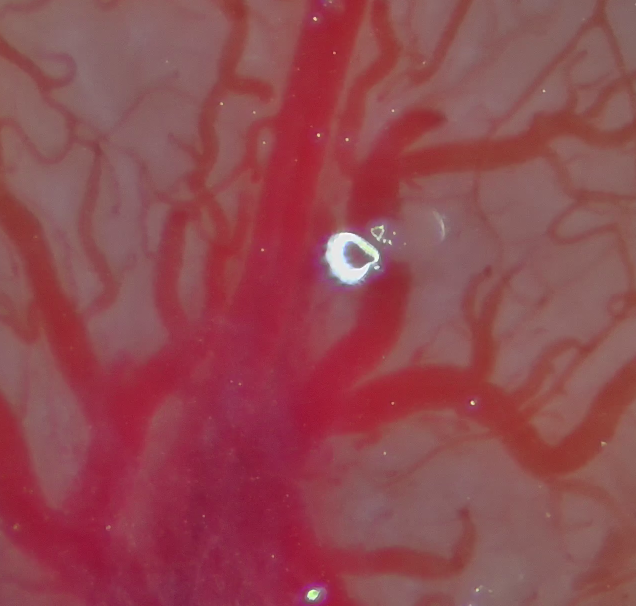
#> input picture video2/base_f00_original.tiff, 1272 x 1211 px, found by its file name (shown at 1/2 size)
$ python b_w.py
#> lines starting #> are read from the running program, lines starting #| are printed output that depends on the picture; after the words box and inside, x2 and y2 are one past the last pixel; in counts of white or black regions, pixels touching at a corner belong together
import cv2
import numpy as np
import os
from skimage.filters import sato
from skimage import exposure, morphology

class FullyAutomatedVesselExtractor:
    def __init__(self, min_object_size=50):
        # 너무 작은 노이즈 점들을 제거할 기준 크기
        self.min_object_size = min_object_size

    def process(self, image_path):
        # 1. 이미지 로드
        img = cv2.imread(image_path)
#> img is the input picture: shape (1211, 1272, 3); mean B, G, R 80.6, 73.3, 144.3
        if img is None:
            print(f"오류: 파일을 찾을 수 없습니다. 경로: {image_path}")
            return None

        # 2. 그린 채널 추출 (혈관 대비가 가장 높음)
        green_ch = img[:, :, 1]
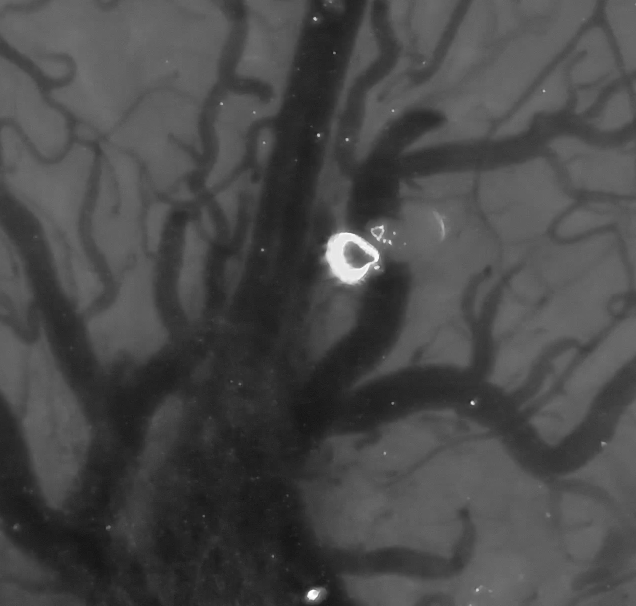
#> green_ch: shape (1211, 1272) (shown at 1/2 size); min 14, max 255, mean 73.3

        # 3. 배경 평탄화 (조명 불균형 제거)
        # 큼직한 가우시안 블러로 배경 이미지를 만든 뒤 원본에서 뺍니다.
        bg = cv2.GaussianBlur(green_ch, (51, 51), 0)
        flat_img = cv2.addWeighted(green_ch, 1, bg, -1, 128)
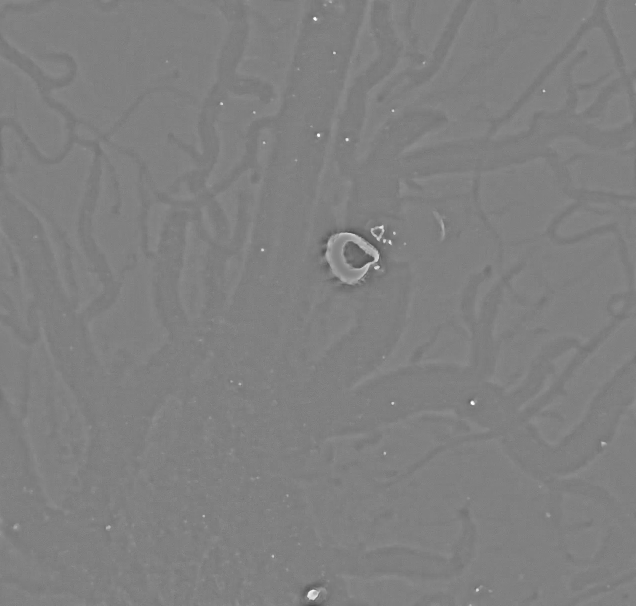
#> flat_img: shape (1211, 1272) (shown at 1/2 size); min 71, max 255, mean 128

        # 4. Sato 필터 적용 (핵심: 혈관 같은 선형 구조물 강조)
        # sigmas=[1, 2, 3]은 다양한 두께의 혈관을 찾도록 설정한 것입니다.
        vessels = sato(flat_img, sigmas=range(1, 4), black_ridges=True)
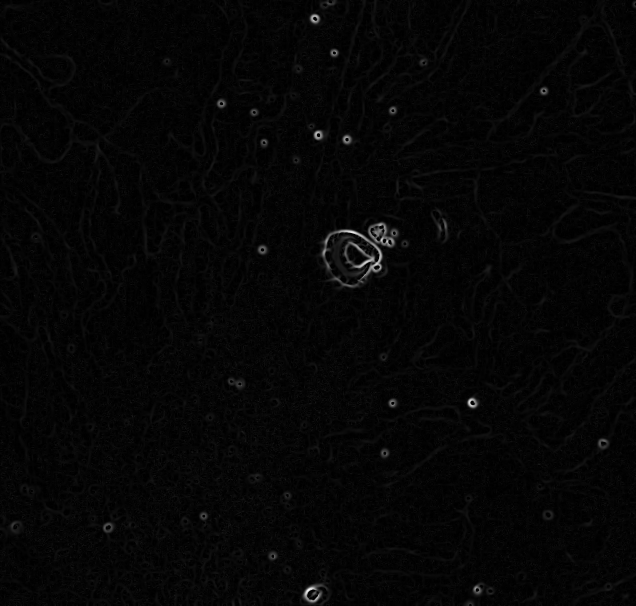
#> vessels: shape (1211, 1272) float64 (shown at 1/2 size); min 0, max 33.03, mean 0.8; drawn with min black and max white

        # 5. 결과 정규화 (0~255 범위로 변환)
        vessels_rescaled = exposure.rescale_intensity(vessels, out_range=(0, 255)).astype(np.uint8)

        # 6. 자동 이진화 (Otsu 알고리즘)
        # 배경과 혈관을 가르는 최적의 임계값을 자동으로 찾습니다.
        _, binary = cv2.threshold(vessels_rescaled, 0, 255, cv2.THRESH_BINARY + cv2.THRESH_OTSU)
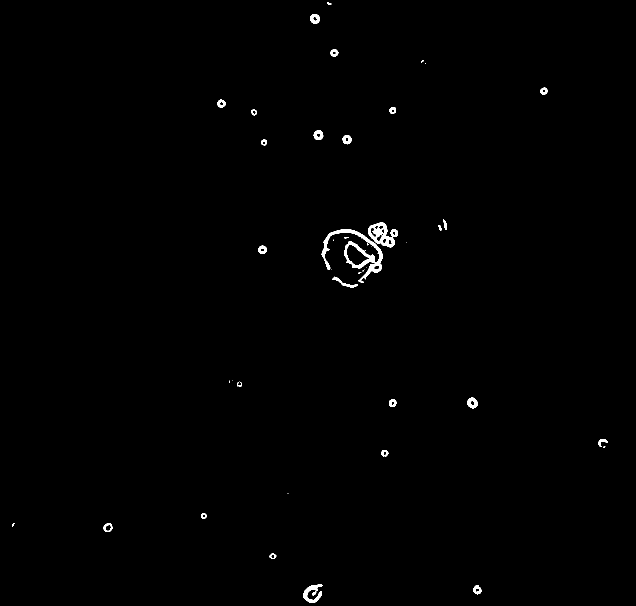
#> binary: shape (1211, 1272) (shown at 1/2 size); 0.55% white; 43 white regions (15 under 20 px), largest, box (x1, y1, x2, y2) and area: (643, 459, 765, 566) 2799, (736, 445, 796, 495) 1405, (606, 1169, 646, 1206) 647

        # 7. 후처리 (노이즈 제거)
        # 불필요한 작은 점 제거 및 미세한 구멍 채우기
        bool_binary = binary.astype(bool)
        clean_bool = morphology.remove_small_objects(bool_binary, min_size=self.min_object_size)
#> clean_bool: shape (1211, 1272) bool; 0.5% white; 18 white regions, largest, box (x1, y1, x2, y2) and area: (643, 459, 765, 566) 2797, (736, 445, 796, 495) 1405, (606, 1169, 646, 1206) 647
        clean_bool = morphology.remove_small_holes(clean_bool, area_threshold=self.min_object_size)
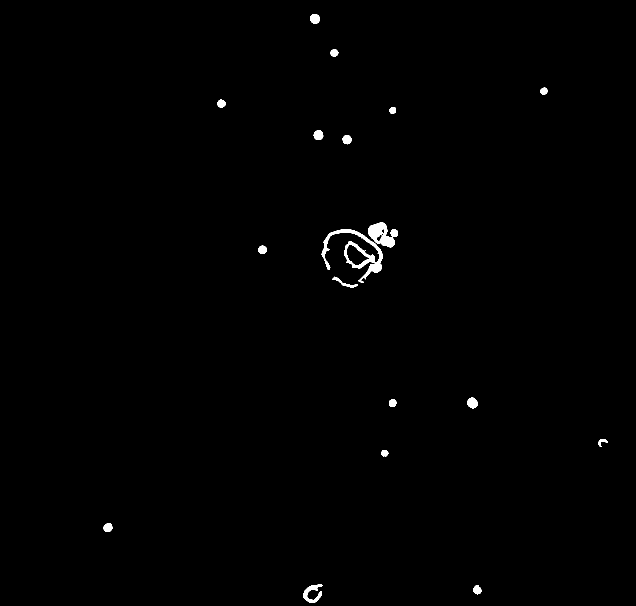
#> clean_bool: shape (1211, 1272) bool (shown at 1/2 size); 0.56% white; 18 white regions, largest, box (x1, y1, x2, y2) and area: (643, 459, 765, 566) 2860, (736, 445, 796, 495) 1694, (606, 1169, 646, 1206) 647

        final_binary = (clean_bool * 255).astype(np.uint8)

        return img, final_binary

    def save_and_show(self, original, segmented, output_path='result.png'):
        # 결과 저장
#> called with output_path = 'vessel_extraction_result.png'
        cv2.imwrite(output_path, segmented)

        # 화면 출력을 위해 크기 조정 (모니터보다 클 경우 대비)
        h, w = original.shape[:2]
#> h = 1211; w = 1272
        display_w = 800
        display_h = int(h * (display_w / w))
#> display_h = 761

        combined = np.hstack((cv2.resize(original, (display_w, display_h)),
                              cv2.cvtColor(cv2.resize(segmented, (display_w, display_h)), cv2.COLOR_GRAY2BGR)))
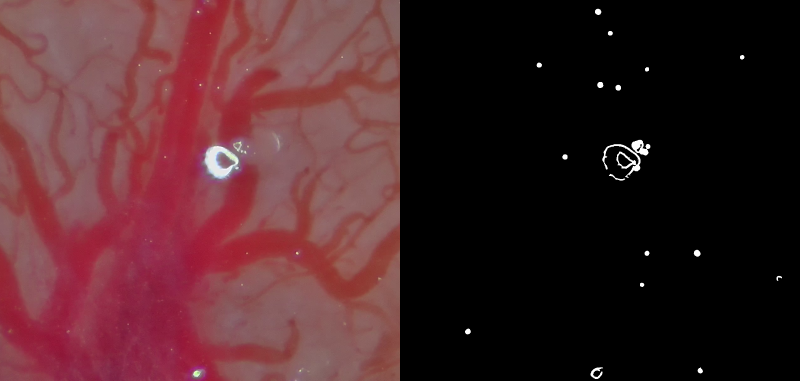
#> combined: shape (761, 1600, 3) (shown at 1/2 size); mean B, G, R 41, 37.3, 72.8

        cv2.imshow('Left: Original | Right: Automated Segmentation', combined)
        print(f"결과가 저장되었습니다: {output_path}")
        cv2.waitKey(0)
        cv2.destroyAllWindows()

if __name__ == "__main__":
    extractor = FullyAutomatedVesselExtractor(min_object_size=100)

    # 사용자님의 이미지 경로
    img_path = r"D:\VIDEO\M-24\final_roi_um2_no_crop\result_2153.12um_2049.87um_1_52\Baseline_ROI\base_f00_original.tiff"

    if os.path.exists(img_path):
        ori, seg = extractor.process(img_path)
        if seg is not None:
            extractor.save_and_show(ori, seg, 'vessel_extraction_result.png')
    else:
        print("파일 경로를 다시 확인해주세요.")

$ run again, with video2/ex1.jpg saved as video2/base_f00_original.tiff
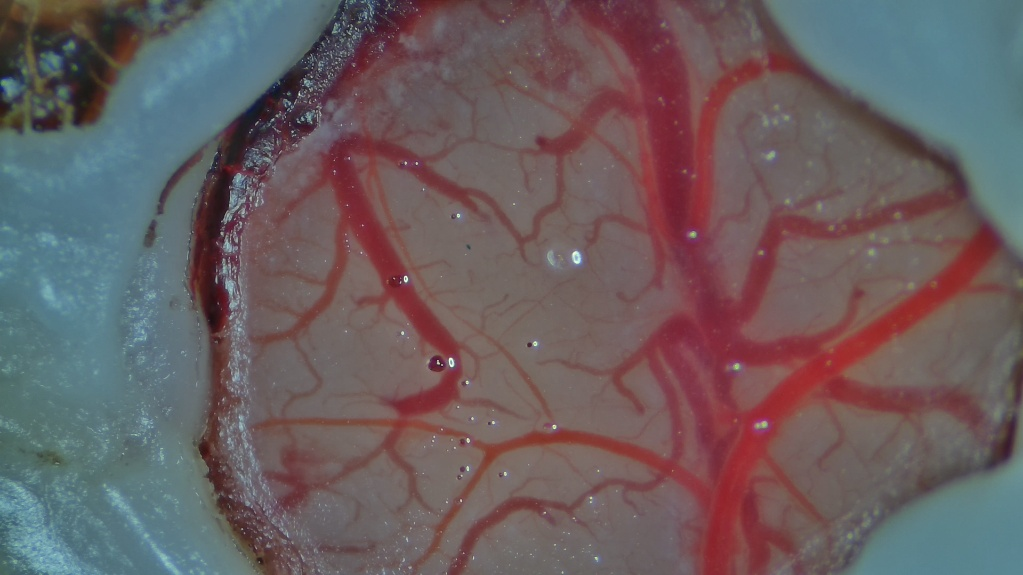
#> input picture video2/ex1.jpg, 1023 x 575 px, found by its file name
#> in process, img is the input picture: shape (575, 1023, 3); mean B, G, R 96.2, 93.7, 105.9
#> in process, `_, binary = cv2.threshold(vessels_rescaled, 0, 255, cv2.THRESH_BINARY ..`:
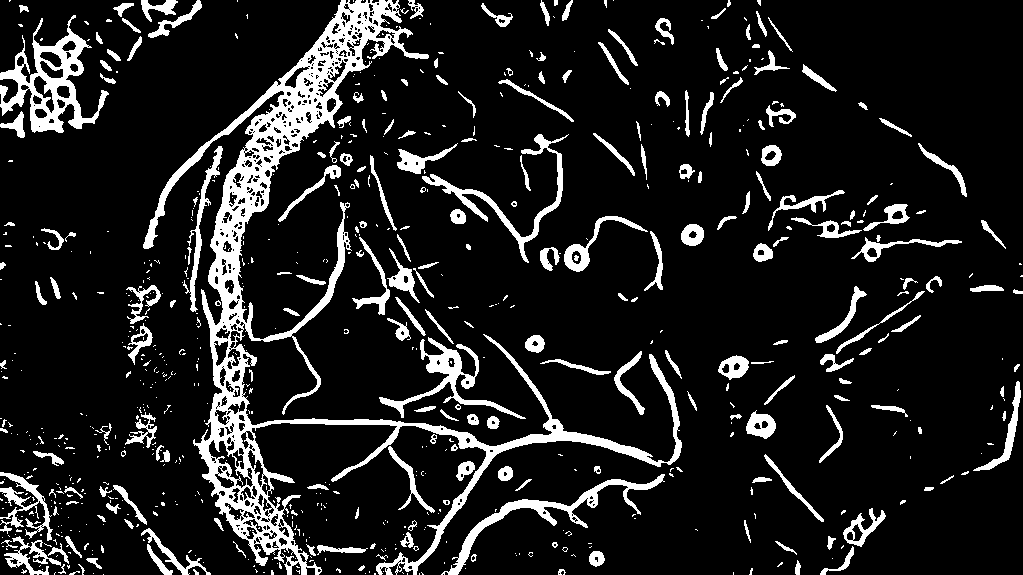
#> binary: shape (575, 1023); 12.4% white; 732 white regions (506 under 20 px), largest, box (x1, y1, x2, y2) and area: (143, 0, 682, 575) 29227, (0, 15, 109, 133) 4028, (441, 474, 665, 575) 2318
#> final_binary: shape (575, 1023); 12% white; 90 white regions, largest, box (x1, y1, x2, y2) and area: (143, 0, 682, 575) 34439, (0, 15, 109, 133) 4497, (441, 474, 665, 575) 2357
#> in save_and_show, `combined = np.hstack((cv2.resize(original, (display_w, display_h)), cv..`:
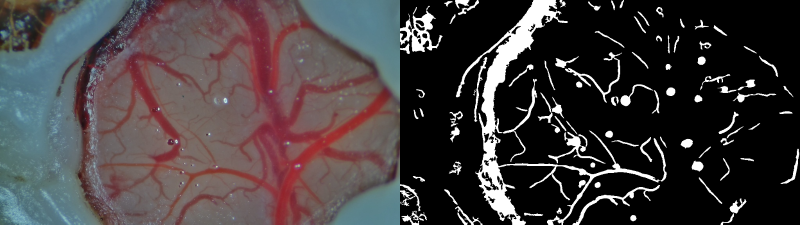
#> combined: shape (449, 1600, 3) (shown at 1/2 size); mean B, G, R 63.4, 62.1, 68.2

$ run again, with video2/ex2.jpg saved as video2/base_f00_original.tiff
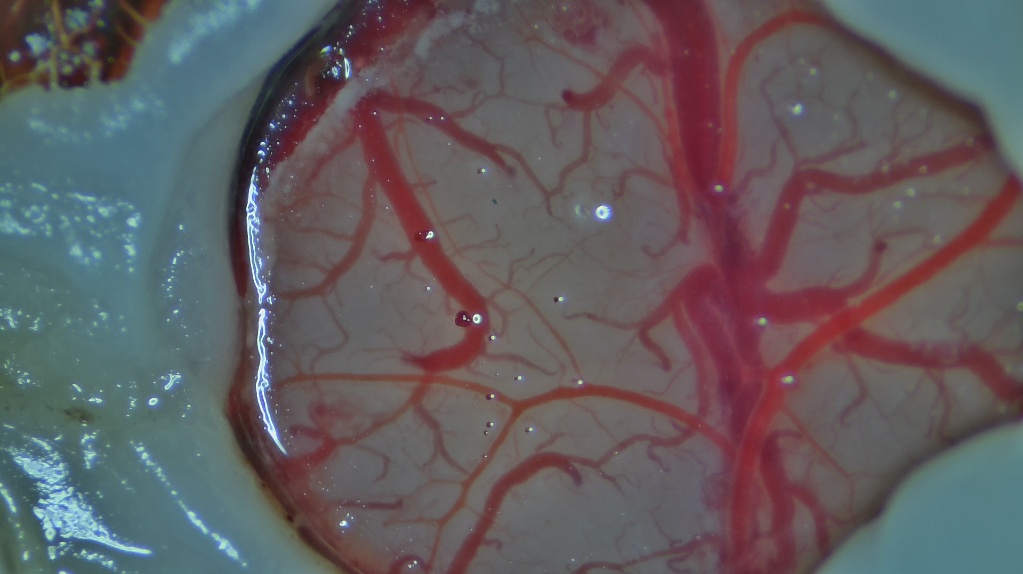
#> input picture video2/ex2.jpg, 1023 x 574 px, found by its file name
#> in process, img is the input picture: shape (574, 1023, 3); mean B, G, R 95.5, 92.2, 97.9
#> in process, `_, binary = cv2.threshold(vessels_rescaled, 0, 255, cv2.THRESH_BINARY ..`:
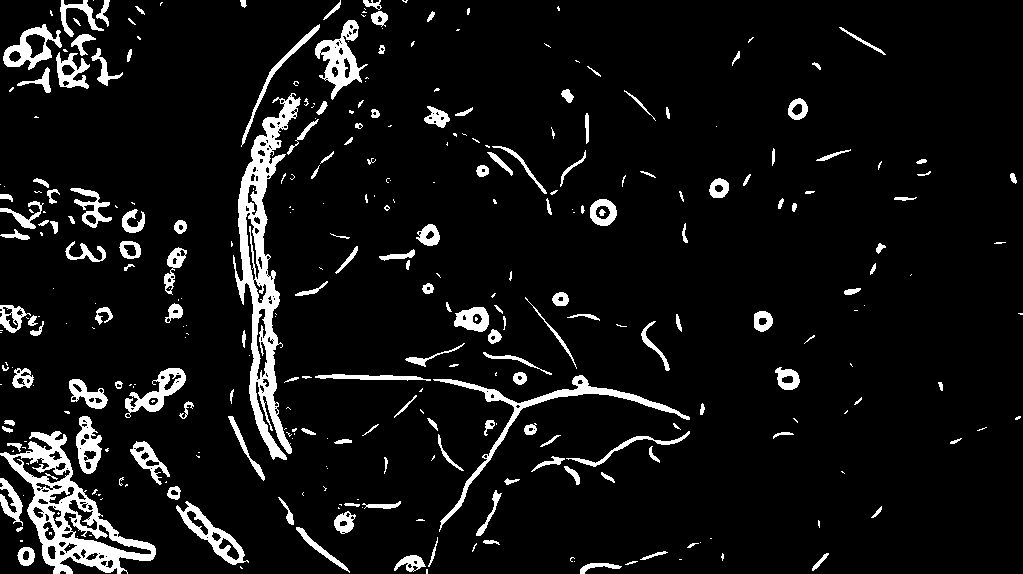
#> binary: shape (574, 1023); 7.5% white; 334 white regions (163 under 20 px), largest, box (x1, y1, x2, y2) and area: (233, 93, 301, 460) 7422, (0, 431, 156, 574) 6275, (433, 375, 690, 532) 2372
#> final_binary: shape (574, 1023); 7.2% white; 75 white regions, largest, box (x1, y1, x2, y2) and area: (233, 93, 301, 460) 7821, (0, 431, 156, 574) 7065, (433, 375, 690, 532) 2414
#> in save_and_show, `combined = np.hstack((cv2.resize(original, (display_w, display_h)), cv..`:
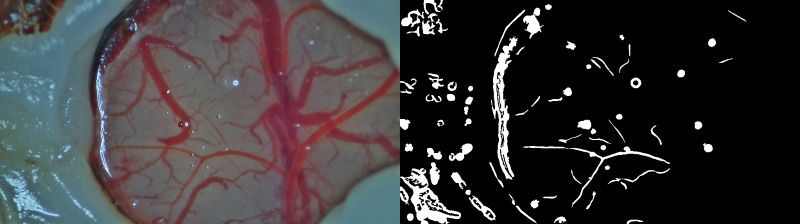
#> combined: shape (448, 1600, 3) (shown at 1/2 size); mean B, G, R 56.8, 55.2, 58
